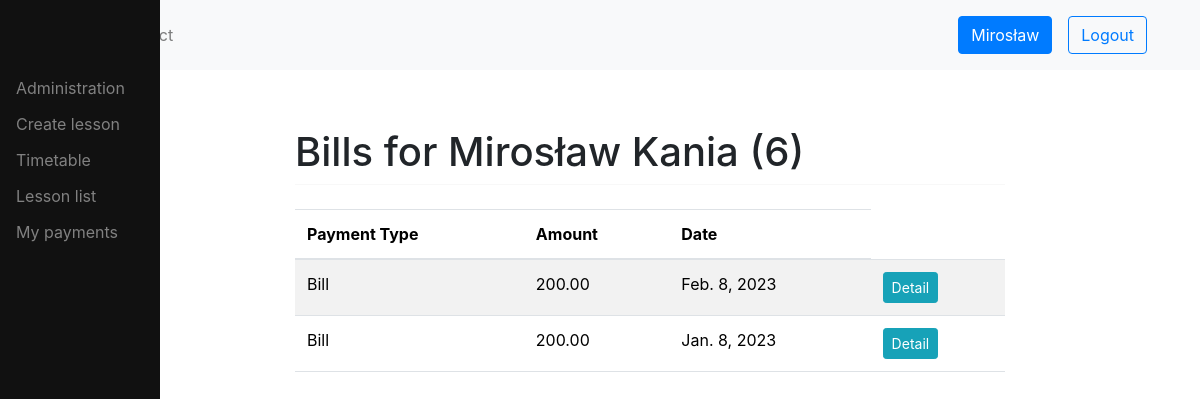
The page /billing/6/bill/ (signed in) on the database as committed earlier.
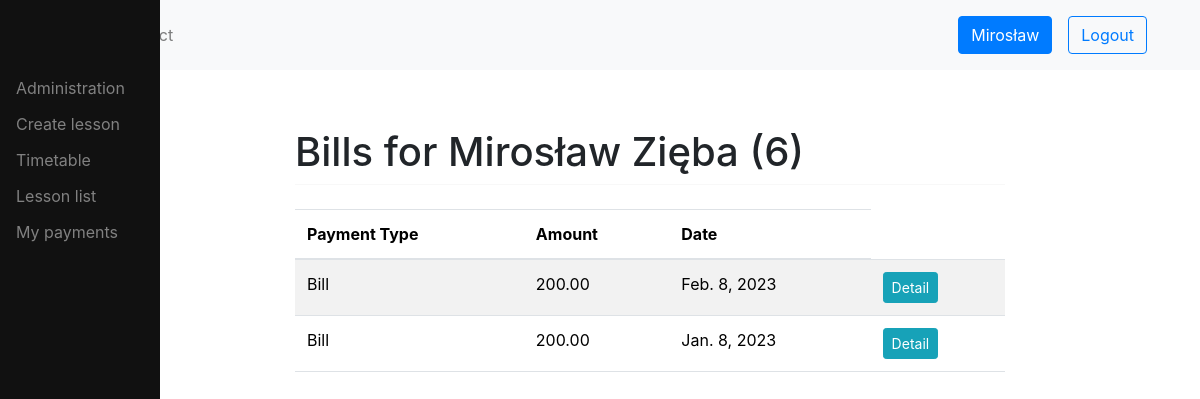
The same page on the database as committed later.
### users/models.py (models this page shows, shortened)
class Student(models.Model):
    user = models.OneToOneField(User, on_delete=models.CASCADE)
    enrollment_date = models.DateField()
    def __str__(self):
        return f'{self.user}'

class User(AbstractUser):
    username = None
    email = models.EmailField(_('email address'), unique=True)
    phone = models.CharField(blank=True, null=True, max_length=16, help_text='Contact phone number')
    address = models.TextField('address', max_length=255, blank=True, null=True)
    date_of_birth = models.DateField(null=True, blank=True)
    USERNAME_FIELD = 'email'
    REQUIRED_FIELDS = []
    objects = CustomUserManager()
    def __str__(self):
        return f'{self.first_name} {self.last_name} ({self.id})'

### billing/views.py (the view)
# urls.py: path('<int:user_id>/bill/', bill, name='bill'),
@login_required
def bill(request, user_id):
    student = get_object_or_404(Student, user_id=user_id)
    billing = Billing.objects.filter(student=student)
    return render(request, 'bill.html', {'student': student, 'billing': billing})

### logbook/templatetags/auth_extras.py (called while the page is built)
@register.filter(name='has_group')
def has_group(user, group_name):
    group = Group.objects.get(name=group_name)
    return True if group in user.groups.all() else False

### billing/templates/bill.html
{% extends 'base.html' %}
{% block content %}
    <h1 class="mt-2">Bills for {{ student }}</h1>
	<hr class="mt-0 mb-4">
  <table class="table table-striped">
    <thead>
      <tr>
        <th>Payment Type</th>
        <th>Amount</th>
        <th>Date</th>
      </tr>
    </thead>
    <tbody>
      {% for bill in billing %}
        <tr>
          <td>{{ bill.typ }}</td>
          <td>{{ bill.amount }}</td>
          <td>{{ bill.date }}</td>
            <td><a class="btn btn-info btn-sm" href="{% url 'billing:bill-detail' bill.id %}">Detail</a></td>
        </tr>
      {% endfor %}
    </tbody>
  </table>
{% endblock %}

Rows that differ between the two databases and show on the page:
changed through a linked row, Student: user.last_name "Mirosław Kania (6)" → "Mirosław Zięba (6)"
